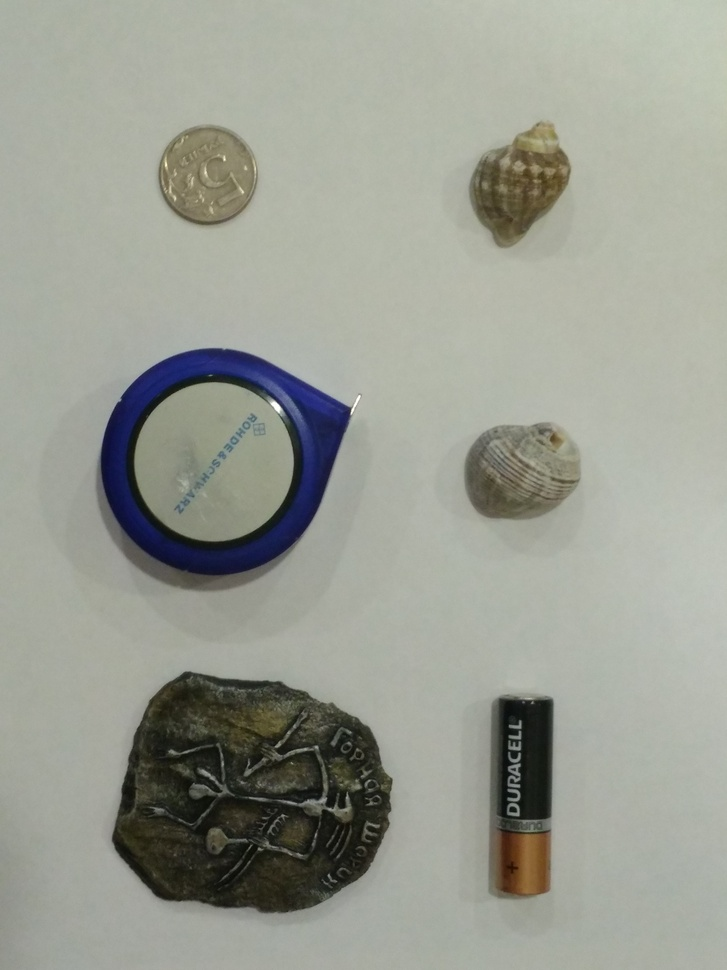
#> input picture pencils/images/img (1).jpg, 727 x 970 px, shrunk from 3120 x 4160 before the run; its folder holds only this picture in this run
$ python main.py
#> lines starting #> are read from the running program, lines starting #| are printed output that depends on the picture; after the words box and inside, x2 and y2 are one past the last pixel; in counts of white or black regions, pixels touching at a corner belong together
import numpy as np
import matplotlib.pyplot as plt
from skimage.measure import label, regionprops
from skimage.morphology import binary_closing, binary_erosion, binary_dilation
from scipy.ndimage import binary_fill_holes

all_pencils = 0
for i in range(1, 13):
    image = plt.imread(f"./images/img ({i}).jpg")
#> image is the input picture: shape (970, 727, 3); mean R, G, B 154.3, 157.2, 146.8
    image = image[50:-50, 50:-50]
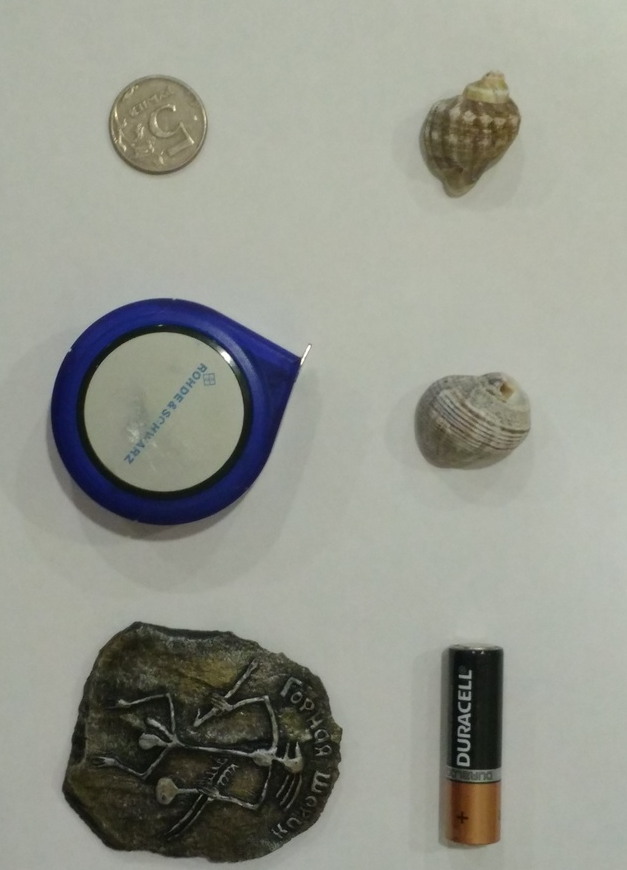
#> image: shape (870, 627, 3); mean R, G, B 148.6, 151.2, 141.1
    gray = image.mean(axis=2)
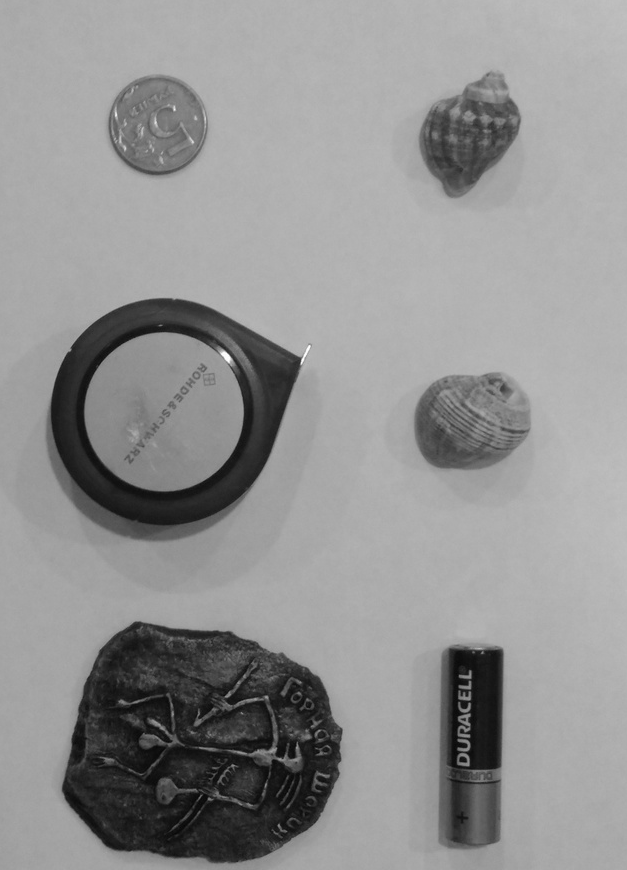
#> gray: shape (870, 627) float64; min 6, max 254, mean 147

    binary = gray < 120
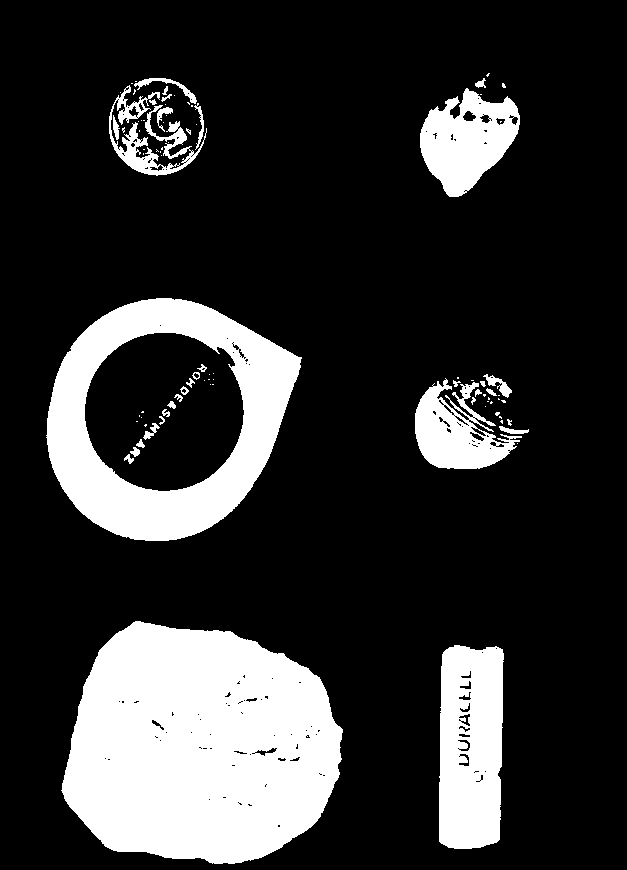
#> binary: shape (870, 627) bool; 19.6% white; 88 white regions (54 under 20 px), largest, box (x1, y1, x2, y2) and area: (61, 621, 343, 864) 52788, (46, 298, 302, 541) 26089, (439, 645, 504, 849) 11898
    binary_close = binary_closing(binary, np.ones((35,35)))
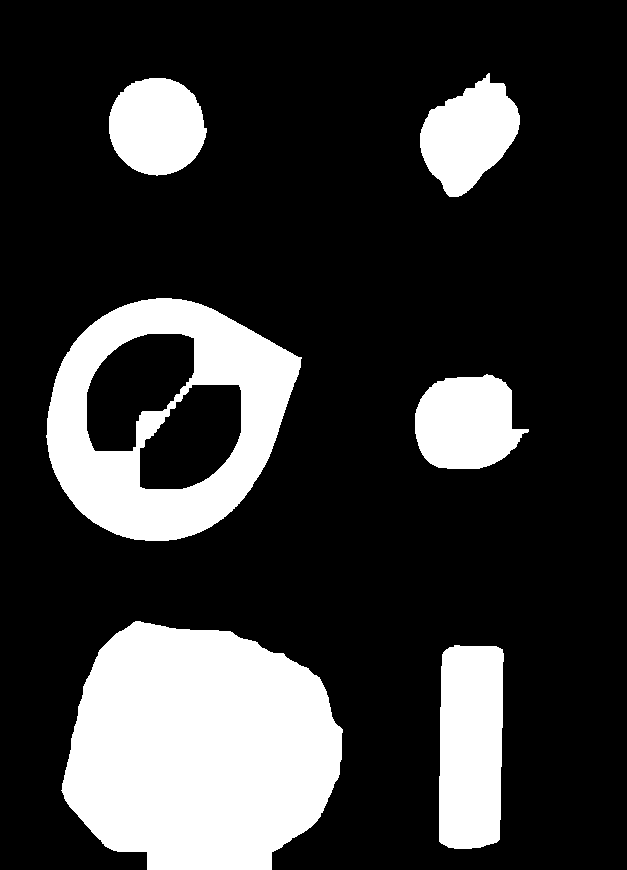
#> binary_close: shape (870, 627) bool; 22% white; 6 white regions, box (x1, y1, x2, y2) and area: (61, 621, 343, 870) 54482, (46, 298, 302, 541) 29848, (439, 645, 504, 849) 12372, (415, 374, 529, 469) 8115, (420, 73, 520, 197) 7681, (109, 78, 207, 176) 7462
    binary_fill = binary_fill_holes(binary_close)
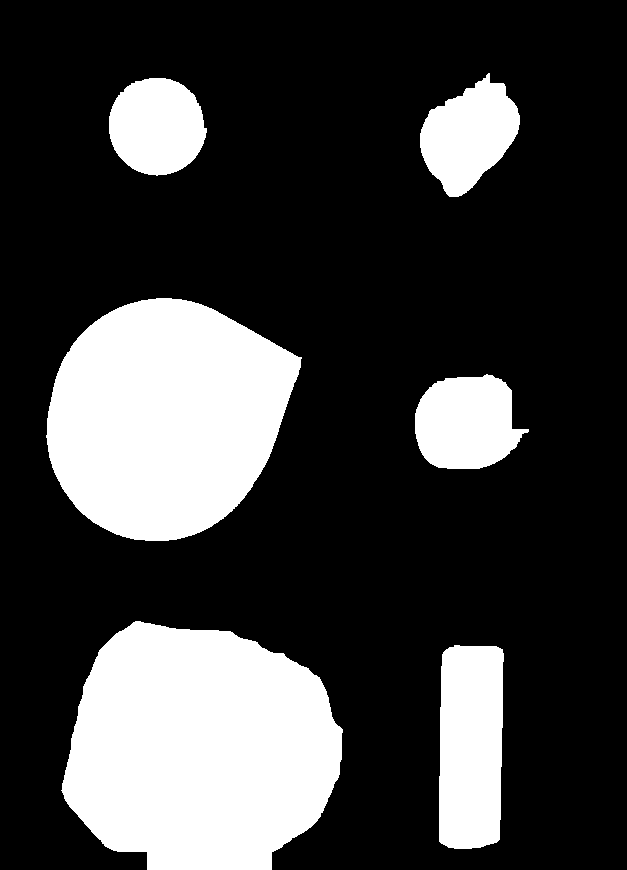
#> binary_fill: shape (870, 627) bool; 24.9% white; 6 white regions, box (x1, y1, x2, y2) and area: (61, 621, 343, 870) 54482, (46, 298, 302, 541) 45963, (439, 645, 504, 849) 12372, (415, 374, 529, 469) 8115, (420, 73, 520, 197) 7681, (109, 78, 207, 176) 7462
    binary_erose = binary_erosion(binary_fill, np.ones((5,5)))
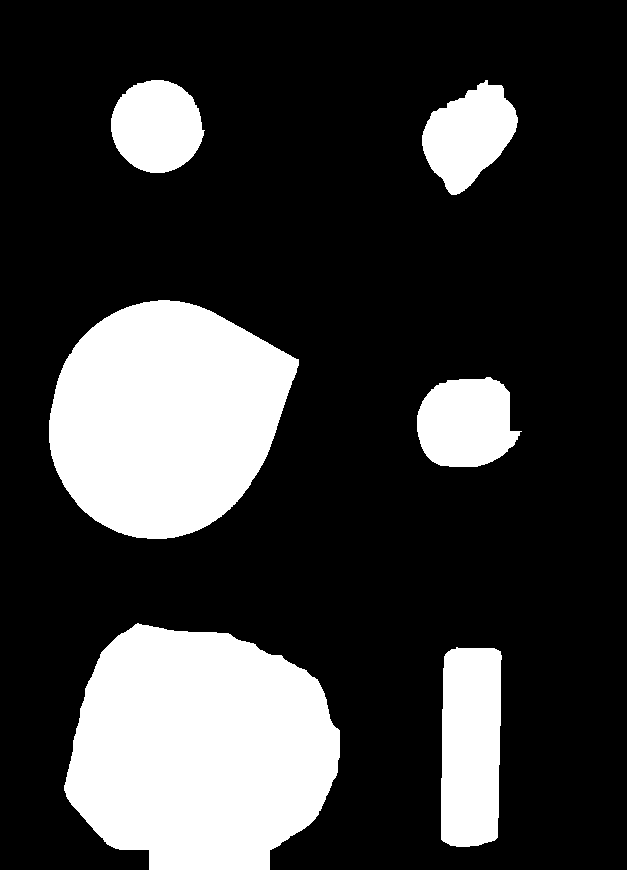
#> binary_erose: shape (870, 627) bool; 23.6% white; 6 white regions, box (x1, y1, x2, y2) and area: (64, 623, 340, 870) 52619, (49, 300, 299, 539) 43986, (441, 647, 502, 847) 11312, (417, 377, 522, 467) 7298, (422, 80, 518, 195) 6804, (111, 80, 205, 173) 6696
    binary_dil = binary_dilation(binary_erose, np.ones((5,5)))
#> binary_dil: shape (870, 627) bool; 24.9% white; 6 white regions

    labeled = label(binary_dil)
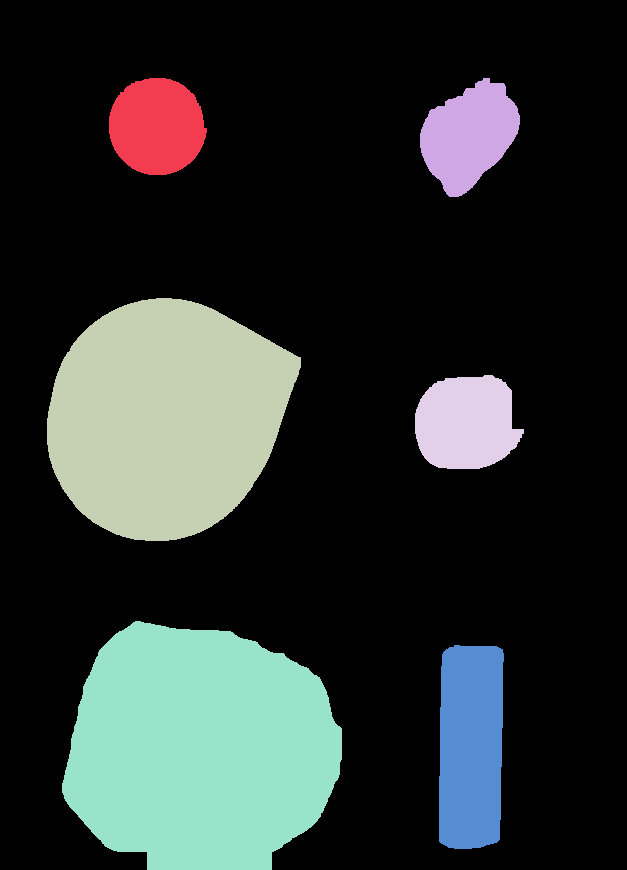
#> labeled: shape (870, 627) int32; 7 distinct labels, from 0 to 6; one colour per label, 0 black
    regions = regionprops(labeled)
#> regions = 6 regions; box (x1, y1, x2, y2) and area: (62, 621, 342, 870) 54477, (47, 298, 301, 541) 45958, (439, 645, 504, 849) 12372, (415, 375, 524, 469) 8094, (420, 78, 520, 197) 7664, (109, 78, 207, 175) 7460

    curr_pencils = 0
    for region in regions:
        if 1 > region.eccentricity > 0.99:
            all_pencils += 1
            curr_pencils += 1
#> this loop made 6 passes
#> after the loop, all_pencils = 0; curr_pencils = 0
    print(f"Изображение {i}: {curr_pencils}")
#| Изображение 1: 0
#> (the run stopped early here; a loop or call above may not have finished)
